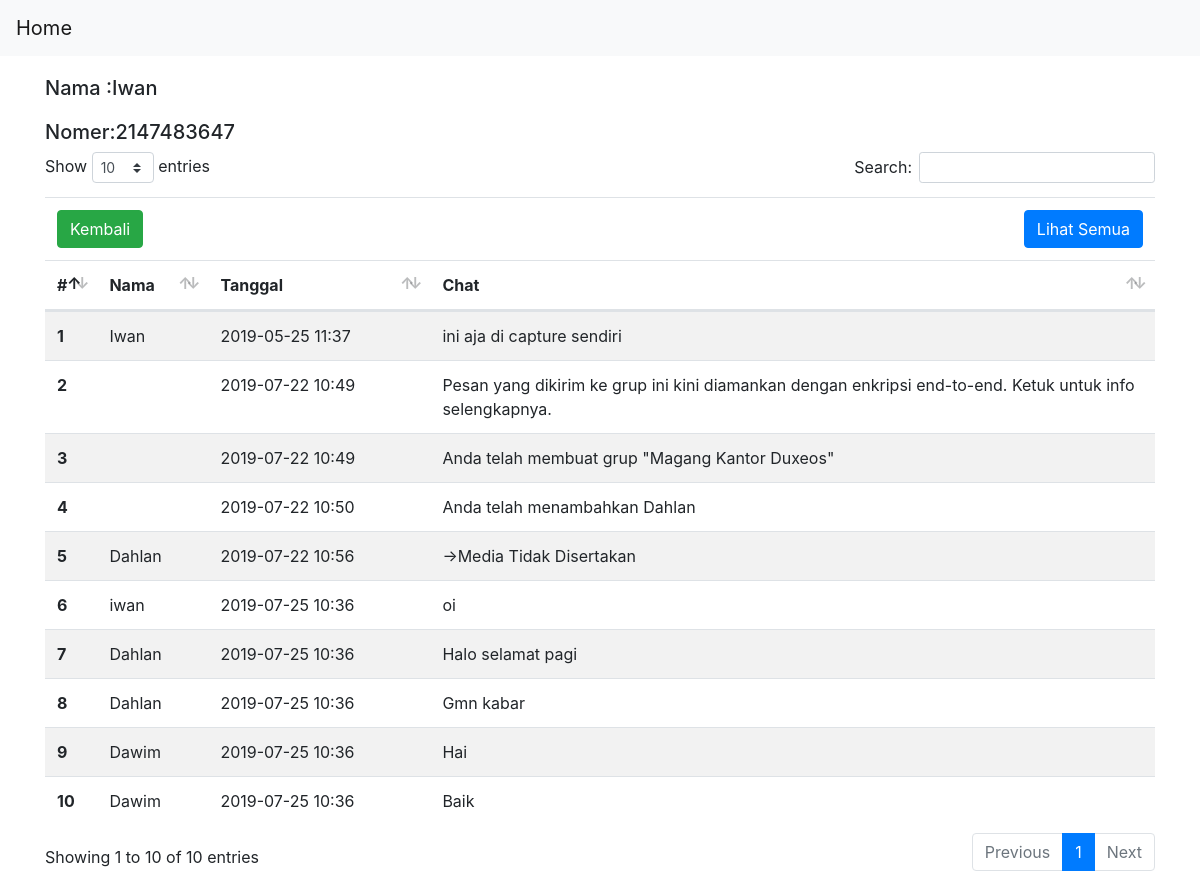
Screenshot of /detail.php?id=15 (signed in) with the database file from the repository.
### tables this page shows
CREATE TABLE `data_costumer` (
  `id` int(11) NOT NULL,
  `nama` varchar(50) NOT NULL,
  `nomer` int(12) NOT NULL,
  `tanggal` datetime NOT NULL,
  `tanggal_akhir` datetime NOT NULL,
  `brands` varchar(50) NOT NULL
);

CREATE TABLE `data_chat` (
  `id` int(11) NOT NULL,
  `nama` text NOT NULL,
  `tanggal` datetime NOT NULL,
  `chat` text NOT NULL
);

### detail.php (the view, shortened to what this page needs)
<!DOCTYPE html>
<html lang="en">
<head>
    <link rel="stylesheet" href="css/bootstrap.css">
    <link rel="stylesheet" href="css/dataTables.bootstrap4.min.css">
</head>
<body>
    <?php
    require "koneksi.php";
    $id = $_GET["id"];
    $limit = isset($_GET['all']) ? '' : 'ORDER BY tanggal DESC LIMIT 10';
    $q = "SELECT * FROM data_chat  WHERE id = $id " . $limit;
    $sql = "  select * from (" . $q . ")  tmp order by tmp.tanggal asc";
    $result = isset($_GET['all']) ? mysqli_query($conn, $q) : mysqli_query($conn, $sql);
    $url = isset($_GET['all']) ? "detail.php?id=$id" : "detail.php?id=$id&all";
    $teks = isset($_GET['all']) ? 'Lihat Sebagian' : 'Lihat Semua';
    ?>
    <nav class="navbar navbar-expand-lg navbar-light bg-light">
        <a class="navbar-brand" href="data_costumer.php">Home</a>
    </nav>
    <?php
    require "koneksi.php";
    ?>
    <div class="container">
        <table class="table table-striped table-borderd mt-5" id='data_table'>
            <thead>
                <?php
                $id = $_GET["id"];
                $result2 = mysqli_query($conn, "SELECT * FROM data_costumer WHERE id = $id");
                $data2 = mysqli_fetch_assoc($result2);
                ?>
                <h5>Nama :<?= $data2["nama"] ?> </h5>
                <h5>Nomer:<?= $data2["nomer"] ?></h5>
                <tr>
                    <td colspan="4"> <a href="data_costumer.php"><button type="submit" class="btn btn-success">Kembali</button></a>
                        <a style="float:right" href="<?= $url ?>" class="btn btn-primary"><?= $teks ?></a>
                    </td>
                </tr>
                <tr>
                    <th scope="col">#</th>
                    <th scope="col">Nama</th>
                    <th scope="col">Tanggal</th>
                    <th scope="col">Chat</th>
                </tr>
            </thead>
            <tbody>
                <?php $i = 1;
                ?>
                <?php while ($data = mysqli_fetch_array($result)) : ?>
                    <tr>
                        <th scope="row"><?= $i++ ?></th>
                        <td width="10%"><?= $data["nama"]; ?> </td>
                        <td width="20%"><?= str_replace(":00", "", $data["tanggal"]); ?> </td>
                        <td><?= str_replace("<Media tidak disertakan>", "->Media Tidak Disertakan ", $data["chat"]); ?></td>
                    <?php endwhile; ?>
            </tbody>
        </table>
    </div>
</body>
</html>

### detail.php (style rules this page uses)
h5 { margin-top: 20px; }

### rows the page displays
data_costumer: nama "Iwan", nomer "2147483647"
data_chat: nama "Iwan", tanggal "2019-05-25 11:37", chat "ini aja di capture sendiri"
data_chat: tanggal "2019-07-22 10:49", chat "Pesan yang dikirim ke grup ini kini diamankan dengan enkripsi end-to-end. Ketuk untuk info selengkapnya."
data_chat: tanggal "2019-07-22 10:49", chat "Anda telah membuat grup \"Magang Kantor Duxeos\""
data_chat: tanggal "2019-07-22 10:50", chat "Anda telah menambahkan Dahlan"
data_chat: nama "Dahlan", tanggal "2019-07-22 10:56", chat "->Media Tidak Disertakan"
data_chat: nama "iwan", tanggal "2019-07-25 10:36", chat "oi"
data_chat: nama "Dahlan", tanggal "2019-07-25 10:36", chat "Halo selamat pagi"
data_chat: nama "Dahlan", tanggal "2019-07-25 10:36", chat "Gmn kabar"
data_chat: nama "Dawim", tanggal "2019-07-25 10:36", chat "Hai"
data_chat: nama "Dawim", tanggal "2019-07-25 10:36", chat "Baik"

### other values shown
$teks "Lihat Semua"
